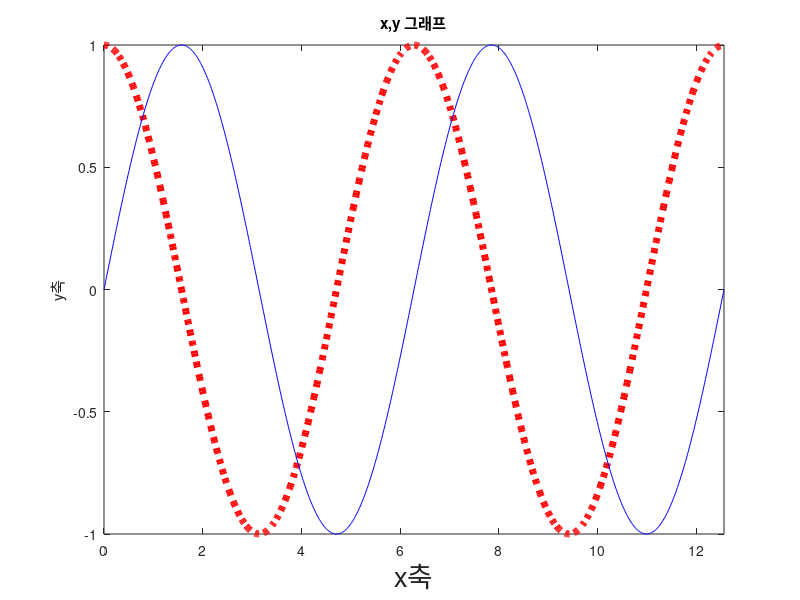

Here is the MATLAB script that generated this plot:
x = linspace(0, 4*pi, 1000); % (~부터, ~까지, ~등분)
y = cos(x);

plot(x, y, 'r:', 'linewidth', 5)   % ( x축, y축, '색 선종류', '선 크기', 크기값)
xlabel('x축', 'FontSize', 20)    
ylabel('y축')    
title('x,y 그래프')

hold on

y2= sin(x);
plot(x, y2, 'b')

hold off

xlim([0, 4*pi])


